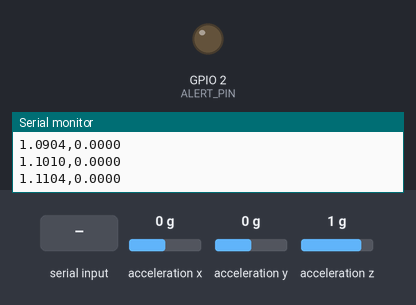
A sketch run on a simulated ESP32. On the bench: output pins drawn as LEDs (lit = HIGH), the last lines printed to the serial monitor. Wiring (inferred from the names in the program): MPU-6050 motion sensor at I2C address 0x68. The inputs (shaded band) are chosen by the test bench; at power-on: acceleration x 0 g, acceleration y 0 g, acceleration z 1 g.

Above: at 2.1 s.
2.2 s: "CMD:ALARM_ON\n" received over Serial
At 2.7 s:
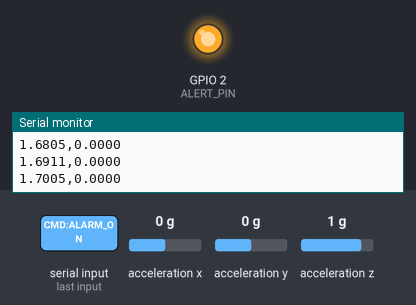
3.7 s: "CMD:ALARM_OFF\n" received over Serial
At 5.0 s:
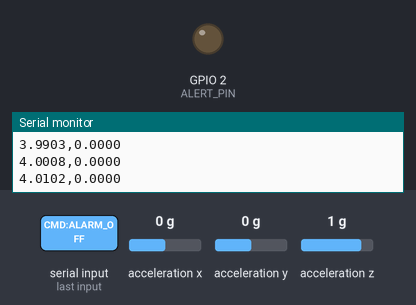
Timing chart, 0 to 6.7 s (numbered marks = the images above; inputs shaded):
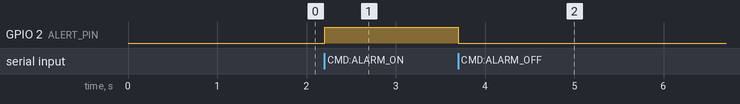

Measured:
- after the input at 2.2 s, GPIO 2 (ALERT_PIN): LOW → HIGH at once
- after the input at 3.7 s, GPIO 2 (ALERT_PIN): HIGH → LOW at once

The sketch:

esp32_node.ino
```cpp
/*
 * Project SPANDAN: Edge Sentry Node Firmware
 * Hardware: ESP32-WROOM-32 + MPU-6050 (I2C)
 * Features:
 *   - Deterministic 16-bit I2C reads (fixes compiler byte reordering)
 *   - Non-blocking serial command listener (prevents sample drops)
 *   - Jitter-free 100.0 Hz timer accumulation
 *   - Automatic stationary gravity bias removal at boot
 */

#include <Wire.h>

#define MPU_ADDR 0x68
#define ALERT_PIN 2               // Built-in LED or external buzzer/relay
#define SAMPLING_FREQ_HZ 100
#define SAMPLE_INTERVAL_US (1000000 / SAMPLING_FREQ_HZ)

float az_offset = 0.0;
unsigned long startTimeUs = 0;
unsigned long lastSampleUs = 0;

// Deterministic 16-bit I2C reading (Fixes GCC unspecified evaluation order bug)
int16_t readRawAxis(uint8_t regAddr) {
  Wire.beginTransmission(MPU_ADDR);
  Wire.write(regAddr);
  Wire.endTransmission(false);
  Wire.requestFrom(MPU_ADDR, (uint8_t)2, (uint8_t)true);

  if (Wire.available() >= 2) {
    uint8_t msb = Wire.read();
    uint8_t lsb = Wire.read();
    return (int16_t)((msb << 8) | lsb);
  }
  return 0;
}

void calibrateStationaryBias() {
  const int calibSamples = 400;
  long raw_z_sum = 0;
  for (int i = 0; i < calibSamples; i++) {
    raw_z_sum += readRawAxis(0x3F); // ACCEL_ZOUT_H
    delay(2);
  }
  // 16384 LSB/g at +/- 2g range -> Convert to m/s^2
  az_offset = ((float)raw_z_sum / (float)calibSamples) / 16384.0f * 9.80665f;
}

// Non-blocking serial command listener (Replaces blocking readStringUntil)
void checkIncomingCommandsNonBlocking() {
  static String inputBuffer = "";
  while (Serial.available() > 0) {
    char inChar = (char)Serial.read();
    if (inChar == '\n' || inChar == '\r') {
      inputBuffer.trim();
      if (inputBuffer == "CMD:ALARM_ON") {
        digitalWrite(ALERT_PIN, HIGH);
      } else if (inputBuffer == "CMD:ALARM_OFF") {
        digitalWrite(ALERT_PIN, LOW);
      }
      inputBuffer = "";
    } else {
      inputBuffer += inChar;
    }
  }
}

void setup() {
  Serial.begin(115200);
  pinMode(ALERT_PIN, OUTPUT);
  digitalWrite(ALERT_PIN, LOW);

  Wire.begin(21, 22);             // SDA = GPIO 21, SCL = GPIO 22
  Wire.setClock(400000);          // Fast I2C (400 kHz)

  // Wake up MPU-6050
  Wire.beginTransmission(MPU_ADDR);
  Wire.write(0x6B);               // PWR_MGMT_1
  Wire.write(0x00);
  Wire.endTransmission(true);

  // Set Accelerometer Full-Scale Range to +/- 2g (16384 LSB/g)
  Wire.beginTransmission(MPU_ADDR);
  Wire.write(0x1C);               // ACCEL_CONFIG
  Wire.write(0x00);               // 0x00 = +/- 2g
  Wire.endTransmission(true);

  calibrateStationaryBias();
  startTimeUs = micros();
  lastSampleUs = startTimeUs;
}

void loop() {
  checkIncomingCommandsNonBlocking();

  unsigned long currentUs = micros();
  // Fixed interval accumulation to eliminate sampling phase drift
  if (currentUs - lastSampleUs >= SAMPLE_INTERVAL_US) {
    lastSampleUs += SAMPLE_INTERVAL_US;

    float t_sec = (currentUs - startTimeUs) / 1000000.0f;
    int16_t raw_z = readRawAxis(0x3F);
    float a_dynamic = ((float)raw_z / 16384.0f * 9.80665f) - az_offset;

    // Stream telemetry: timestamp_seconds, dynamic_accel_m_s2
    Serial.print(t_sec, 4);
    Serial.print(",");
    Serial.println(a_dynamic, 4);
  }
}
```
